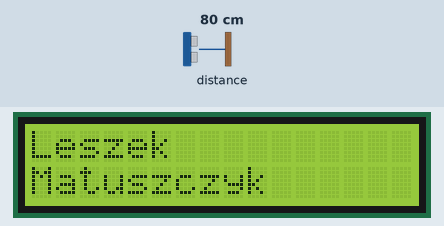
This sketch was run on a simulated Arduino Uno, built with avr-gcc and run on an emulated ATmega328P. Parts: 16×2 character LCD. The test bench sets the inputs (shaded band); at power-on: distance to the obstacle 80 cm.

Above: at 3.2 s.
At 10.3 s:
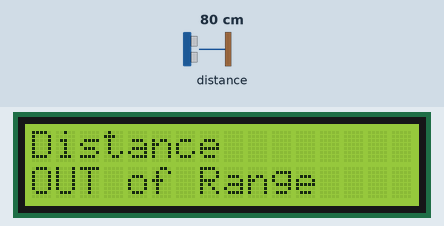
10.4 s: distance to the obstacle set to 2 cm
At 10.62 s:
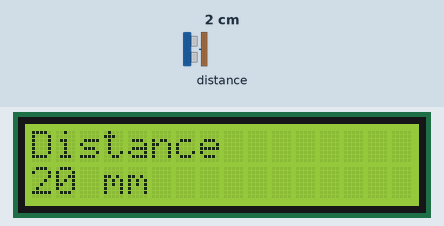
12.7 s: distance to the obstacle set to 4 cm
At 13.02 s:
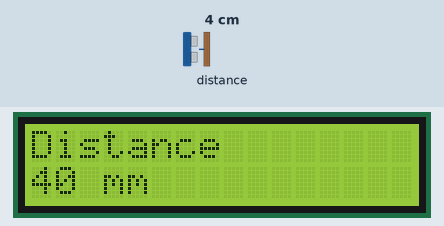
14.3 s: distance to the obstacle set to 60 cm
At 14.53 s:
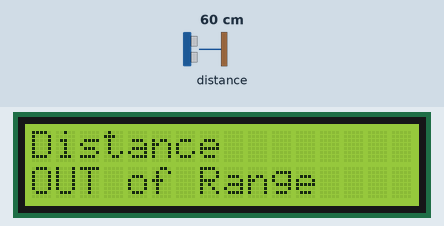
Timing chart, 0 to 17.3 s (numbered marks = the images above; inputs shaded):
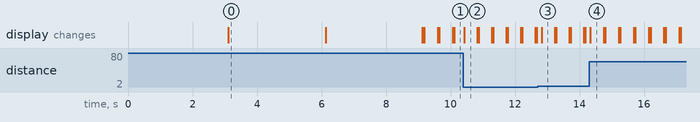

The sketch:

VL53L0X_LCD1602I2C.ino
```cpp
#include <LCD_I2C.h>
#include <Wire.h>
#include <VL53L0X.h>

LCD_I2C lcd(0x27, 16, 2);
VL53L0X sensor;

void setup() {
  Wire.begin();
  lcd.begin(false);  // If you are using more I2C devices using the Wire library use lcd.begin(false)
                     // this stop the library(LCD_I2C) from calling Wire.begin()

  sensor.setTimeout(500);
  if (!sensor.init()) {
    lcd.backlight();
    lcd.setCursor(0, 0);
    lcd.print("VL53L0X  ");
    lcd.setCursor(0, 1);
    lcd.print("Not working");
    delay(3000);
    while (1) {}
  }
  sensor.startContinuous(10);

  lcd.backlight();
  lcd.setCursor(0, 0);
  lcd.print("VL53L0X  ");
  lcd.setCursor(0, 1);
  lcd.print("Range Finder");
  delay(3000);
  lcd.clear();
  lcd.setCursor(0, 0);
  lcd.print("Leszek");
  lcd.setCursor(0, 1);
  lcd.print("Matuszczyk");
  delay(3000);
  lcd.clear();
  lcd.setCursor(0, 0);
  lcd.print("Like and");
  lcd.setCursor(0, 1);
  lcd.print("Subscribe");
  delay(3000);
  lcd.clear();
}

void loop() {
  int distance = sensor.readRangeContinuousMillimeters();
  lcd.setCursor(0, 0);
  lcd.print("Distance");
  lcd.setCursor(0, 1);
  if (distance < 510) {
    lcd.print(distance);
    lcd.print(" mm");
  } else {
    lcd.print("OUT of Range");
  }
  delay(100);
  lcd.clear();
}
```

Measured:
- after the input at 10.4 s, the display: changes at once (image 2)
- after the input at 12.7 s, the display: changes after 0.12 s (image 3)
- after the input at 14.3 s, the display: changes at once (image 4)
- what the display in image 0 shows lasts 3.0 s, from 3.1 s to 6.1 s
- what the display in image 2 shows lasts 0.4 s, from 10.4 s to 10.8 s
